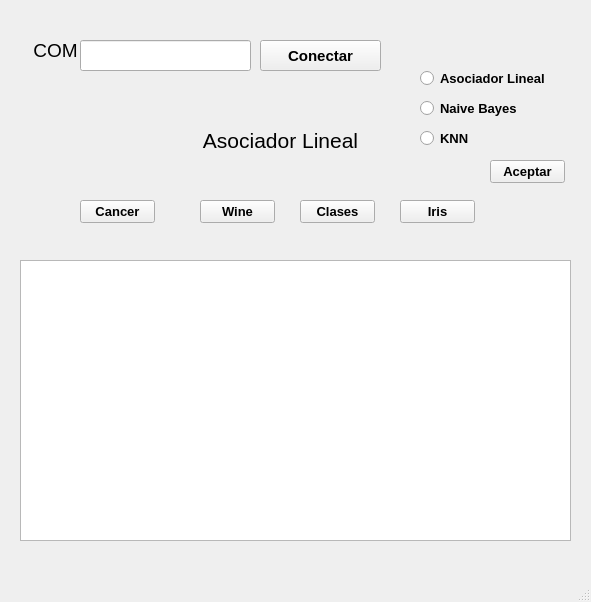
<?xml version="1.0" encoding="UTF-8"?>
<ui version="4.0">
 <class>MainWindow</class>
 <widget class="QMainWindow" name="MainWindow">
  <property name="geometry">
   <rect>
    <x>0</x>
    <y>0</y>
    <width>591</width>
    <height>602</height>
   </rect>
  </property>
  <property name="windowTitle">
   <string>MainWindow</string>
  </property>
  <widget class="QWidget" name="centralwidget">
   <widget class="QPushButton" name="btn_conectar">
    <property name="geometry">
     <rect>
      <x>260</x>
      <y>40</y>
      <width>121</width>
      <height>31</height>
     </rect>
    </property>
    <property name="font">
     <font>
      <pointsize>11</pointsize>
      <weight>75</weight>
      <bold>true</bold>
     </font>
    </property>
    <property name="text">
     <string>Conectar</string>
    </property>
   </widget>
   <widget class="QLineEdit" name="txt_com">
    <property name="geometry">
     <rect>
      <x>80</x>
      <y>40</y>
      <width>171</width>
      <height>31</height>
     </rect>
    </property>
   </widget>
   <widget class="QLabel" name="label">
    <property name="geometry">
     <rect>
      <x>30</x>
      <y>30</y>
      <width>51</width>
      <height>41</height>
     </rect>
    </property>
    <property name="font">
     <font>
      <pointsize>14</pointsize>
      <weight>50</weight>
      <bold>false</bold>
     </font>
    </property>
    <property name="text">
     <string>COM</string>
    </property>
    <property name="alignment">
     <set>Qt::AlignCenter</set>
    </property>
    <property name="wordWrap">
     <bool>false</bool>
    </property>
   </widget>
   <widget class="QPlainTextEdit" name="plainText">
    <property name="geometry">
     <rect>
      <x>20</x>
      <y>260</y>
      <width>551</width>
      <height>281</height>
     </rect>
    </property>
   </widget>
   <widget class="QLabel" name="lb_alg">
    <property name="geometry">
     <rect>
      <x>180</x>
      <y>120</y>
      <width>201</width>
      <height>41</height>
     </rect>
    </property>
    <property name="font">
     <font>
      <pointsize>16</pointsize>
     </font>
    </property>
    <property name="text">
     <string>Asociador Lineal</string>
    </property>
    <property name="alignment">
     <set>Qt::AlignCenter</set>
    </property>
   </widget>
   <widget class="QPushButton" name="btn_cancer">
    <property name="geometry">
     <rect>
      <x>80</x>
      <y>200</y>
      <width>75</width>
      <height>23</height>
     </rect>
    </property>
    <property name="font">
     <font>
      <pointsize>10</pointsize>
      <weight>75</weight>
      <bold>true</bold>
     </font>
    </property>
    <property name="text">
     <string>Cancer</string>
    </property>
   </widget>
   <widget class="QPushButton" name="btn_wine">
    <property name="geometry">
     <rect>
      <x>200</x>
      <y>200</y>
      <width>75</width>
      <height>23</height>
     </rect>
    </property>
    <property name="font">
     <font>
      <pointsize>10</pointsize>
      <weight>75</weight>
      <bold>true</bold>
     </font>
    </property>
    <property name="text">
     <string>Wine</string>
    </property>
   </widget>
   <widget class="QPushButton" name="pushButton_3">
    <property name="geometry">
     <rect>
      <x>300</x>
      <y>200</y>
      <width>75</width>
      <height>23</height>
     </rect>
    </property>
    <property name="font">
     <font>
      <pointsize>10</pointsize>
      <weight>75</weight>
      <bold>true</bold>
     </font>
    </property>
    <property name="text">
     <string>Clases</string>
    </property>
   </widget>
   <widget class="QPushButton" name="pushButton_4">
    <property name="geometry">
     <rect>
      <x>400</x>
      <y>200</y>
      <width>75</width>
      <height>23</height>
     </rect>
    </property>
    <property name="font">
     <font>
      <pointsize>10</pointsize>
      <weight>75</weight>
      <bold>true</bold>
     </font>
    </property>
    <property name="text">
     <string>Iris</string>
    </property>
   </widget>
   <widget class="QRadioButton" name="rb_NaiBay">
    <property name="geometry">
     <rect>
      <x>420</x>
      <y>100</y>
      <width>101</width>
      <height>17</height>
     </rect>
    </property>
    <property name="font">
     <font>
      <pointsize>10</pointsize>
      <weight>75</weight>
      <bold>true</bold>
     </font>
    </property>
    <property name="text">
     <string>Naive Bayes</string>
    </property>
   </widget>
   <widget class="QRadioButton" name="rb_Knn">
    <property name="geometry">
     <rect>
      <x>420</x>
      <y>130</y>
      <width>82</width>
      <height>17</height>
     </rect>
    </property>
    <property name="font">
     <font>
      <pointsize>10</pointsize>
      <weight>75</weight>
      <bold>true</bold>
     </font>
    </property>
    <property name="text">
     <string>KNN</string>
    </property>
   </widget>
   <widget class="QRadioButton" name="rb_AsoLin">
    <property name="geometry">
     <rect>
      <x>420</x>
      <y>70</y>
      <width>131</width>
      <height>17</height>
     </rect>
    </property>
    <property name="font">
     <font>
      <pointsize>10</pointsize>
      <weight>75</weight>
      <bold>true</bold>
     </font>
    </property>
    <property name="text">
     <string>Asociador Lineal</string>
    </property>
   </widget>
   <widget class="QPushButton" name="btn_aceptar">
    <property name="geometry">
     <rect>
      <x>490</x>
      <y>160</y>
      <width>75</width>
      <height>23</height>
     </rect>
    </property>
    <property name="font">
     <font>
      <pointsize>10</pointsize>
      <weight>75</weight>
      <bold>true</bold>
     </font>
    </property>
    <property name="text">
     <string>Aceptar</string>
    </property>
   </widget>
  </widget>
  <widget class="QMenuBar" name="menubar">
   <property name="geometry">
    <rect>
     <x>0</x>
     <y>0</y>
     <width>591</width>
     <height>21</height>
    </rect>
   </property>
  </widget>
  <widget class="QStatusBar" name="statusbar"/>
 </widget>
 <resources/>
 <connections/>
</ui>
